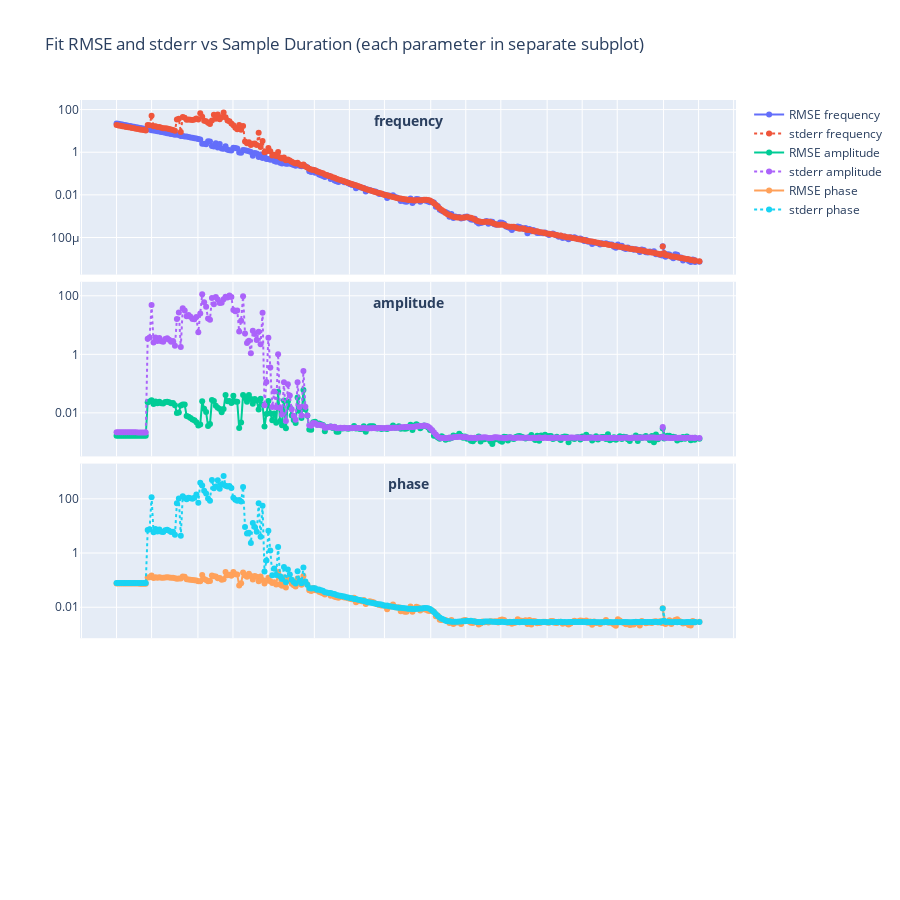

Notebook cell for this chart:
### Code cell
import math_functions
import numpy as np
import numpy.typing as npt
import plotly.graph_objects as go
from scipy.optimize import curve_fit

from math_functions import sine_wave
from plotly.subplots import make_subplots
from tqdm import tqdm
from typing import Tuple
from multiprocessing import Pool, cpu_count

from typing import Tuple

np_rng = np.random.default_rng(42)


# Wrapper for curve_fit
def wrapper(
    x: npt.NDArray[np.float64],
    frequency: float,
    amplitude: float,
    phase: float,
) -> npt.NDArray[np.float64]:
    return sine_wave(
        x,
        frequency=frequency,
        phase=phase,
        amplitude=amplitude,
    )


key_order = ("frequency", "amplitude", "phase")

# True model parameters
true_params: Dict[str, float] = dict(frequency=1.0, amplitude=1.0, phase=np.pi / 2)

# Settings
noise_scale = 0.01
num_repeats: int = 30
num_points: int = 100  # points that the curve is sampling
# durations: npt.NDArray[np.float64] = np.linspace(0.1, 100, 100)
durations = np.logspace(-3.0, 2, 300)


# the problem is that the sampling can alias the true frequency, so we pick durations that do not alias to a frequency that is close to the niquist or zero frequency
# Step 1: Compute sampling frequencies
f_s_vals = num_points / durations
# Step 2: Compute apparent frequencies
f_a_vals = np.array(
    [
        math_functions.apparent_frequency(true_params["frequency"], f_s)
        for f_s in f_s_vals
    ]
)
# Step 3: Normalize apparent frequencies by f_true
f_a_norm = f_a_vals / true_params["frequency"]
f_N_norm = f_s_vals / (2 * true_params["frequency"])
# Step 4: Mask out undesired edge cases
min_thresh = 0.05
max_thresh = 0.95
valid: npt.NDArray[np.bool_] = (f_a_norm > min_thresh) & (f_a_norm < max_thresh)

# Step 5: Adjust durations for invalid cases by nudging a fraction of the Nyquist zone
delta: float = 0.1  # fraction of Nyquist zone width
adjusted_durations: npt.NDArray[np.float64] = durations.copy()

for idx in np.where(~valid)[0]:
    f_s = f_s_vals[idx]
    N = int(np.floor(2 * true_params["frequency"] / f_s)) + 1
    f_s_zone_width = 2 * true_params["frequency"] * (1 / N - 1 / (N + 1))
    f_s_offset = delta * f_s_zone_width
    direction = 1 if N % 2 == 0 else -1
    f_s_adjusted = f_s + direction * f_s_offset
    adjusted_durations[idx] = num_points / f_s_adjusted

# Final assignment
durations = adjusted_durations


# Storage
rmse_results = {k: [] for k in true_params}
stderr_results = {k: [] for k in true_params}


def fit_for_duration(
    duration: float,
) -> Tuple[float, Dict[str, float], Dict[str, float]]:
    x_vals = np.linspace(0, duration, num_points)

    param_diffs = {k: [] for k in true_params}
    param_stderr = {k: [] for k in true_params}

    for _ in range(num_repeats):
        y_clean = sine_wave(x_vals, **true_params)
        noise = np_rng.normal(scale=noise_scale, size=y_clean.shape)
        y_noisy = y_clean + noise

        try:
            initial_guess = np.array([true_params[k] for k in key_order])
            initial_guess += (
                np_rng.normal(scale=0.00001, size=initial_guess.shape) * initial_guess
            )
            popt, pcov = curve_fit(wrapper, x_vals, y_noisy, p0=initial_guess)
            perr = np.sqrt(np.diag(pcov))

            for i, key in enumerate(true_params):
                param_diffs[key].append(popt[i] - true_params[key])
                param_stderr[key].append(perr[i])
        except RuntimeError:
            for key in true_params:
                param_diffs[key].append(np.nan)
                param_stderr[key].append(np.nan)

    rmse = {
        key: np.sqrt(np.nanmean(np.square(param_diffs[key]))) for key in true_params
    }
    stderr = {key: np.nanmean(param_stderr[key]) for key in true_params}

    return duration, rmse, stderr


print("Starting parallel fits...")
with Pool(processes=cpu_count()) as pool:
    results = list(tqdm(pool.imap(fit_for_duration, durations), total=len(durations)))

rmse_results = {k: [] for k in true_params}
stderr_results = {k: [] for k in true_params}

# Extract from results
durations_out = []
for duration, rmse, stderr in results:
    durations_out.append(duration)
    for key in true_params:
        rmse_results[key].append(rmse[key])
        stderr_results[key].append(stderr[key])

durations = np.array(durations_out)

# Plotting with Plotly
# Create subplots
fig = make_subplots(rows=4, cols=1, shared_xaxes=True, vertical_spacing=0.01)

for i, k in enumerate(true_params, start=1):
    fig.add_trace(
        go.Scatter(
            x=durations, y=rmse_results[k], mode="lines+markers", name=f"RMSE {k}"
        ),
        row=i,
        col=1,
    )
    fig.add_trace(
        go.Scatter(
            x=durations,
            y=stderr_results[k],
            mode="lines+markers",
            name=f"stderr {k}",
            line=dict(dash="dot"),
        ),
        row=i,
        col=1,
    )

    xref = "x domain" if i == 1 else f"x{i} domain"
    yref = "y domain" if i == 1 else f"y{i} domain"
    fig.add_annotation(
        text=f"<b>{k}</b>",
        x=0.5,
        y=0.95,
        xref=xref,
        yref=yref,
        showarrow=False,
        font=dict(size=14),
        align="left",
    )

fig.update_layout(
    title="Fit RMSE and stderr vs Sample Duration (each parameter in separate subplot)",
    xaxis4_title="Sample Duration (s)",
    height=900,
    width=900,
    showlegend=True,
)

for i in range(1, 4):
    fig.update_yaxes(type="log", row=i, col=1)
    fig.update_xaxes(type="log", row=i, col=1)


fig.update_xaxes(type="log", title="Sample Duration (s)", row=4, col=1)

fig.show()

### Figure 1 — Plotly figure (JSON) as saved in the notebook; plotly's stock layout.template omitted (floating-point values rounded to 4 significant figures; data arrays with more than 128 entries replaced by an {"elided": "..."} marker saying what was removed)
{"data": [{"mode": "lines+markers", "name": "RMSE frequency", "type": "scatter", "x": {"elided": "300 float values"}, "xaxis": "x", "y": {"elided": "300 float values"}, "yaxis": "y"}, {"line": {"dash": "dot"}, "mode": "lines+markers", "name": "stderr frequency", "type": "scatter", "x": {"elided": "300 float values"}, "xaxis": "x", "y": {"elided": "300 float values"}, "yaxis": "y"}, {"mode": "lines+markers", "name": "RMSE amplitude", "type": "scatter", "x": {"elided": "300 float values"}, "xaxis": "x2", "y": {"elided": "300 float values"}, "yaxis": "y2"}, {"line": {"dash": "dot"}, "mode": "lines+markers", "name": "stderr amplitude", "type": "scatter", "x": {"elided": "300 float values"}, "xaxis": "x2", "y": {"elided": "300 float values"}, "yaxis": "y2"}, {"mode": "lines+markers", "name": "RMSE phase", "type": "scatter", "x": {"elided": "300 float values"}, "xaxis": "x3", "y": {"elided": "300 float values"}, "yaxis": "y3"}, {"line": {"dash": "dot"}, "mode": "lines+markers", "name": "stderr phase", "type": "scatter", "x": {"elided": "300 float values"}, "xaxis": "x3", "y": {"elided": "300 float values"}, "yaxis": "y3"}], "layout": {"annotations": [{"align": "left", "font": {"size": 14}, "showarrow": false, "text": "<b>frequency</b>", "x": 0.5, "xref": "x domain", "y": 0.95, "yref": "y domain"}, {"align": "left", "font": {"size": 14}, "showarrow": false, "text": "<b>amplitude</b>", "x": 0.5, "xref": "x2 domain", "y": 0.95, "yref": "y2 domain"}, {"align": "left", "font": {"size": 14}, "showarrow": false, "text": "<b>phase</b>", "x": 0.5, "xref": "x3 domain", "y": 0.95, "yref": "y3 domain"}], "height": 900, "showlegend": true, "title": {"text": "Fit RMSE and stderr vs Sample Duration (each parameter in separate subplot)"}, "width": 900, "xaxis": {"anchor": "y", "domain": [0, 1], "matches": "x4", "showticklabels": false, "type": "log"}, "xaxis2": {"anchor": "y2", "domain": [0, 1], "matches": "x4", "showticklabels": false, "type": "log"}, "xaxis3": {"anchor": "y3", "domain": [0, 1], "matches": "x4", "showticklabels": false, "type": "log"}, "xaxis4": {"anchor": "y4", "domain": [0, 1], "title": {"text": "Sample Duration (s)"}, "type": "log"}, "yaxis": {"anchor": "x", "domain": [0.7575, 1], "type": "log"}, "yaxis2": {"anchor": "x2", "domain": [0.505, 0.7475], "type": "log"}, "yaxis3": {"anchor": "x3", "domain": [0.2525, 0.495], "type": "log"}, "yaxis4": {"anchor": "x4", "domain": [0, 0.2425]}}}
